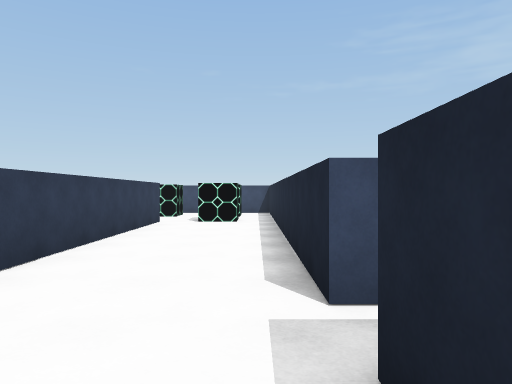
[1] (above)

24 first-person views from a walk through a Unity game level. The camera is 1.4 m above the floor, looks level and sees 70° across. The floor is counted in squares, 1.8 m on a side. Each view is taken from the middle of a square. On the plan, view 1 faces up. The plan holds only what a view shows up to about 12 squares ahead; the rest is blank. The place goes on beyond the plan. The player character is not drawn.

[2]
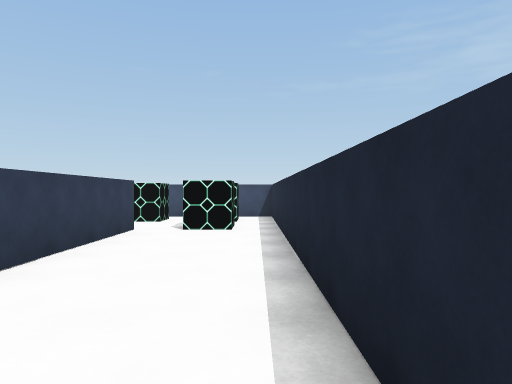

[3]
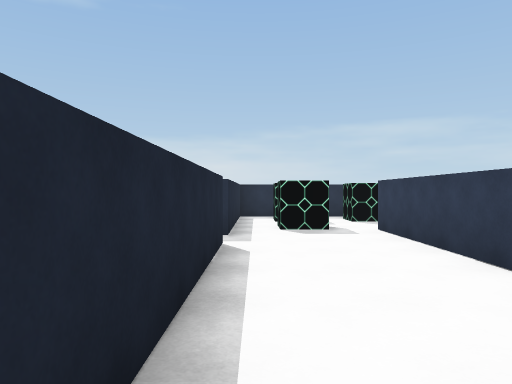

[4]
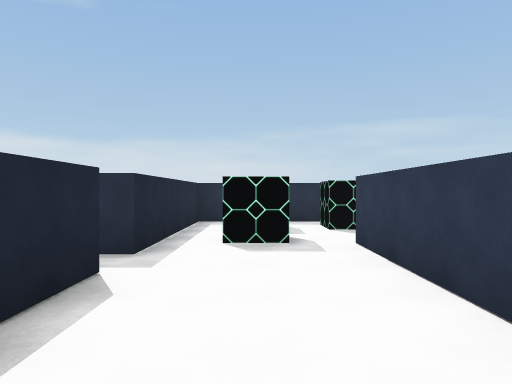

[5]
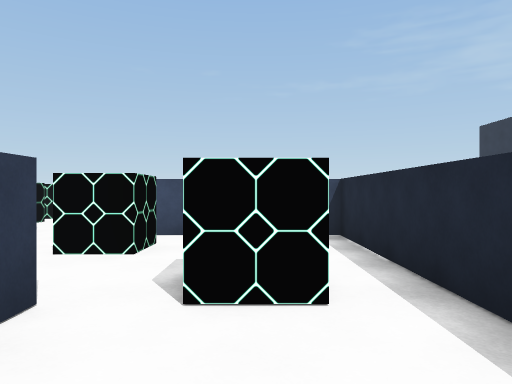

[6]
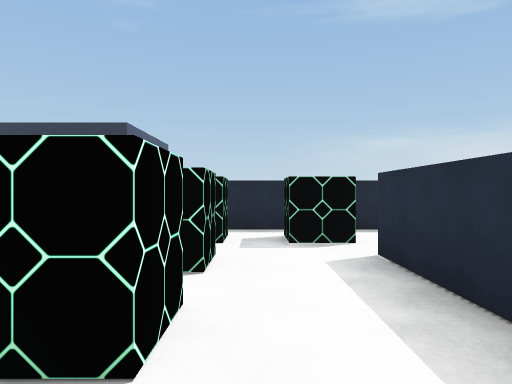

[7]
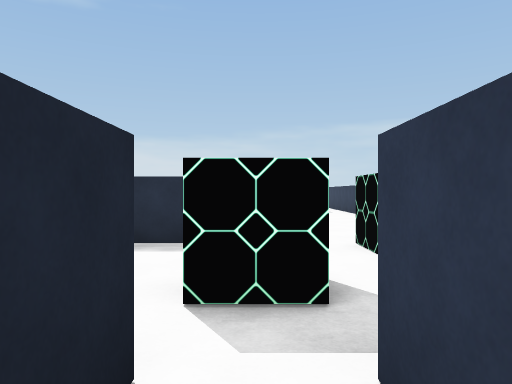

[8]
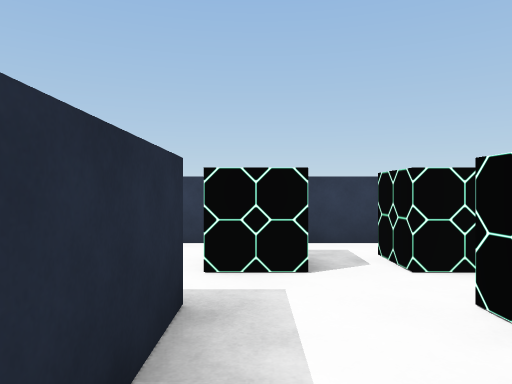

[9]
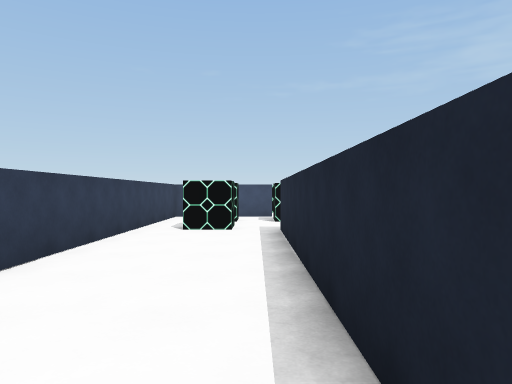

[10]
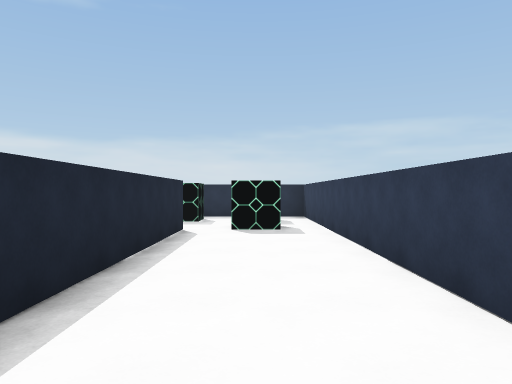

[11]
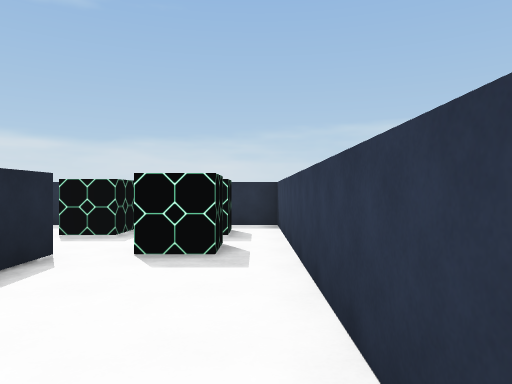

[12]
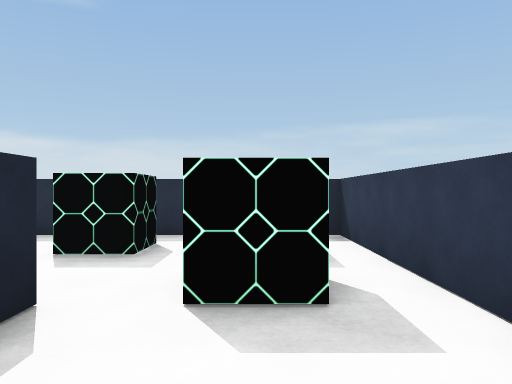

[13]
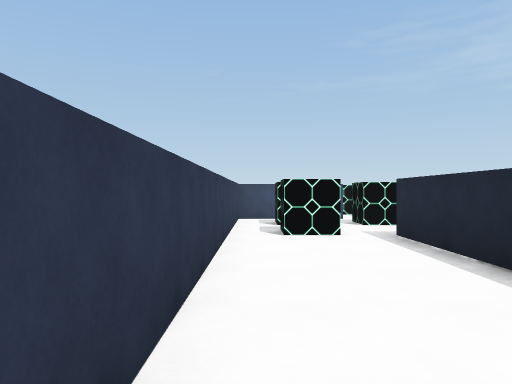

[14]
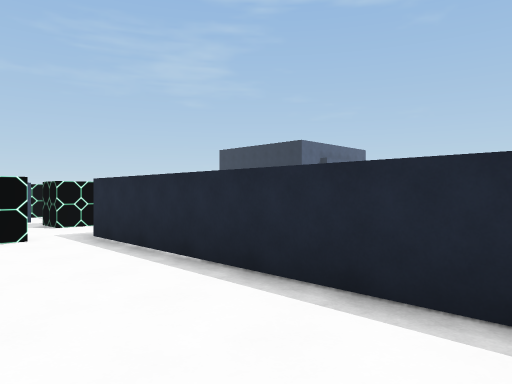

[15]
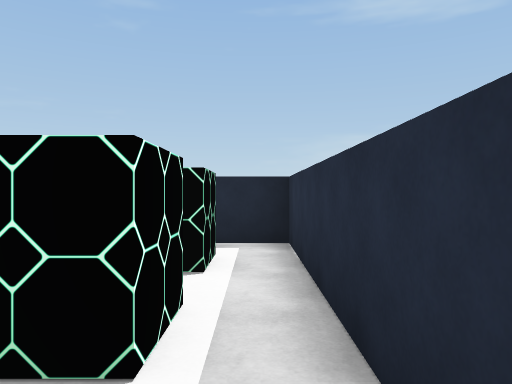

[16]
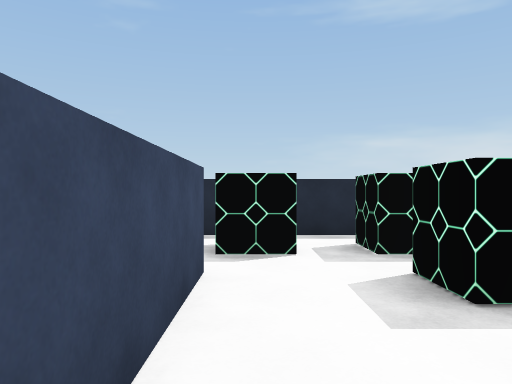

[17]
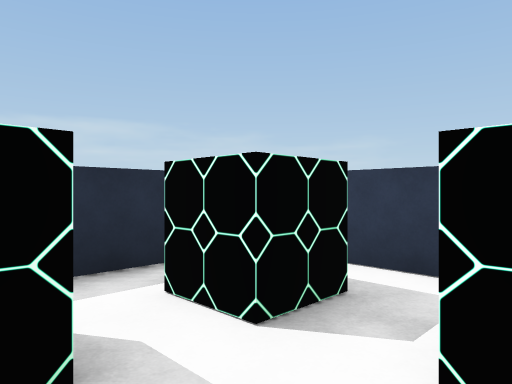

[18]
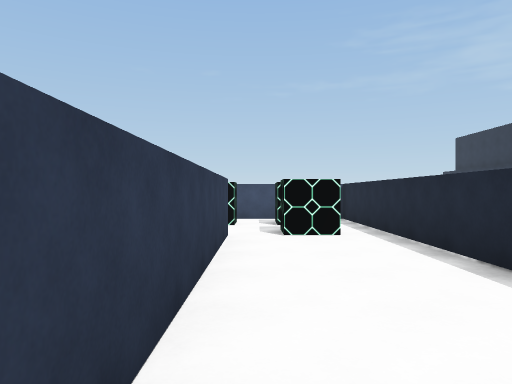

[19]
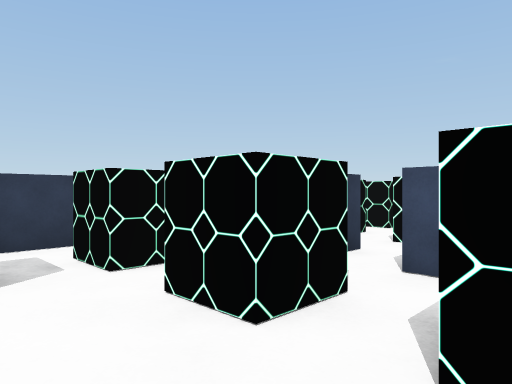

[20]
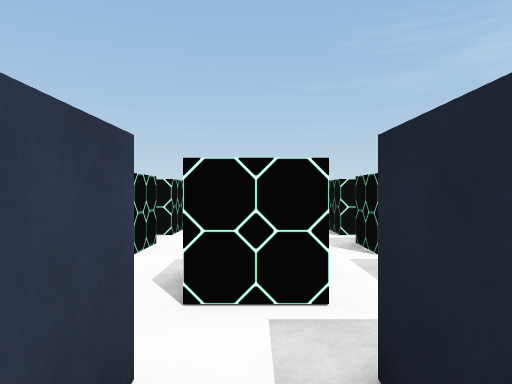

[21]
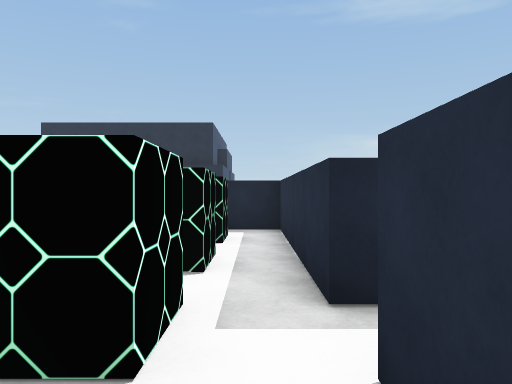

[22]
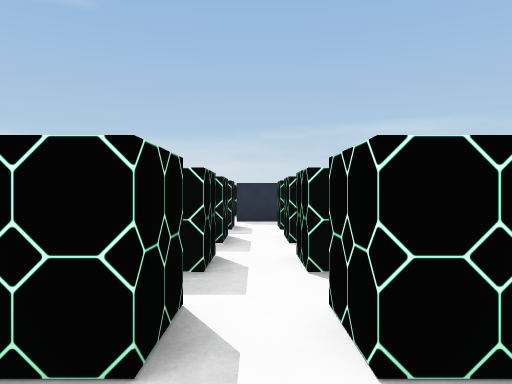

[23]
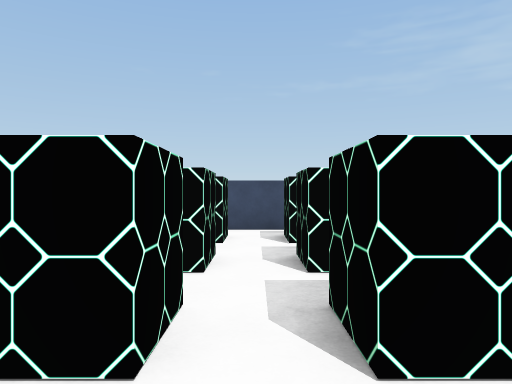

[24]
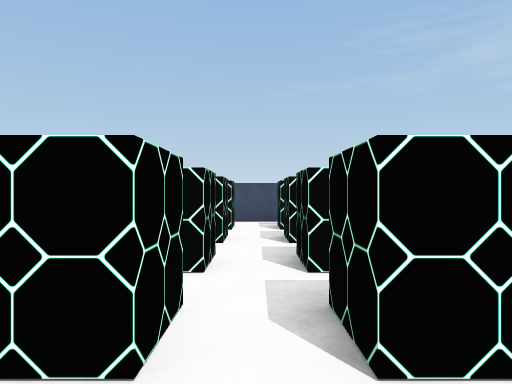

### Floor plan
Points are (right, up) in squares from view 1. A wall is a line through its corners. A room is listed if a view was taken in it or the views show most of it. See-through windows are left out.
Room 1 (views 1, 2, 3, 4, 5, 6, 8, 9, 10, 11, 12, 13, 14, 15, 16, 17, 18, 19, 20)
walls: (0.5, 2.5) (0.5, 13.5) (-4.5, 13.5); (-2.5, 0.5) (-5.5, 0.5) (-5.5, 9.5) (-2.5, 9.5) (-2.5, 0.5); (-4.4, -3.5) (0.5, -3.5) (0.5, 1.5) (1, 1.5); (-5.5, 13.5) (-8.5, 13.5) (-8.5, -3.5) (-7.4, -3.5); (-7.1, -3.5) (-5.1, -3.5)
ways out: opening at (-5, 14) to room 2; opening at (1, 2)
objects: other object (-7, -2); other object (-7, 0); other object (-7, 10); other object (-7, 12); other object (-5, -2); other object (-5, 12); other object (-3, -2); other object (-3, 12); other object (-1, -2); other object (-1, 0); other object (-1, 10); other object (-1, 12)
Room 2 (views 7, 21, 22, 23, 24)
walls: (-5.4, 25.5) (-6.6, 25.5); (-6.6, 14.5) (-5.5, 14.5) (-5.5, 13.5); (-4.5, 13.5) (-4.5, 14.5) (0.5, 14.5) (0.5, 15.6)
ways out: opening at (-5, 14) to room 1
objects: other object (-7, 16); other object (-7, 18); other object (-7, 20); other object (-7, 22); other object (-7, 24); other object (-5, 16); other object (-5, 18); other object (-5, 20); other object (-5, 22); other object (-5, 24); other object (-3, 16); other object (-3, 18); other object (-3, 20); other object (-1, 16)

Where each view was taken, in squares from view 1:
view 1: 0 up, 0 right, facing up
view 2: 2 up, 0 right, facing up
view 3: 8 up, 0 right, facing down
view 4: 6 up, 1 left, facing down
view 5: 7 up, 1 left, facing up
view 6: 11 up, 7 left, facing right
view 7: 15 up, 5 left, facing down
view 8: 10 up, 3 left, facing left
view 9: 2 up, 6 left, facing up
view 10: 8 up, 7 left, facing down
view 11: 5 up, 8 left, facing down
view 12: 3 up, 7 left, facing down
view 13: 3 up, 8 left, facing up
view 14: 3 up, 8 left, facing up-right
view 15: 3 down, 5 left, facing right
view 16: 0 up, 6 left, facing right
view 17: 0 up, 5 left, facing down-left
view 18: 3 up, 2 left, facing up
view 19: 10 up, 3 left, facing up-left
view 20: 13 up, 5 left, facing up
view 21: 15 up, 7 left, facing right
view 22: 24 up, 6 left, facing down
view 23: 18 up, 6 left, facing up
view 24: 16 up, 6 left, facing up
